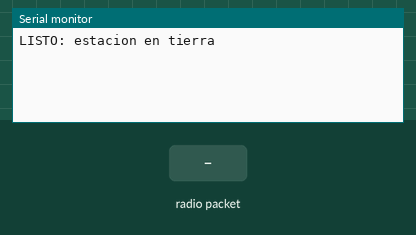
Recording of a sketch running on a simulated ESP32. Parts: the last lines printed to the serial monitor. The test bench sets the inputs (shaded band). No radio packets arrive unless stated.

Above: at 1.2 s.
1.3 s: radio packet "1" arrives
At 2.4 s:
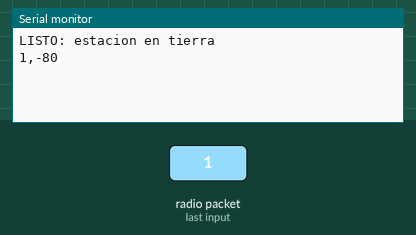
2.8 s: radio packet "0" arrives
At 3.5 s:
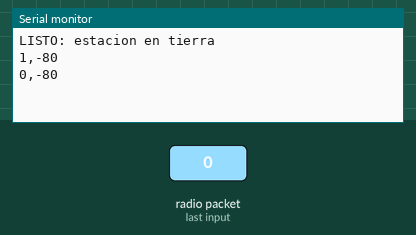

The sketch:

ground.ino
```cpp
/*
 * Estacion en tierra: ESP32 + LoRa conectado por USB a la PC.
 *   LoRa -> PC : imprime cada paquete recibido + ",rssi" (una linea)
 *   PC -> LoRa : cada linea que llegue por serial (DEPLOY, LOCK, TARE) se transmite al CanSat
 */
#include <SPI.h>
#include <LoRa.h>

#define LORA_SCK   5
#define LORA_MISO  19
#define LORA_MOSI  27
#define LORA_SS    18
#define LORA_RST   14
#define LORA_DIO0  26
#define LORA_FREQ  915E6
#define LORA_SF    7
#define LORA_BW    250E3
#define LORA_SYNC  0x42

void setup() {
  Serial.begin(115200);
  SPI.begin(LORA_SCK, LORA_MISO, LORA_MOSI, LORA_SS);
  LoRa.setPins(LORA_SS, LORA_RST, LORA_DIO0);
  if (!LoRa.begin(LORA_FREQ)) { Serial.println("ERROR: LoRa no inicio"); while (true) delay(1000); }
  LoRa.setSpreadingFactor(LORA_SF);
  LoRa.setSignalBandwidth(LORA_BW);
  LoRa.setSyncWord(LORA_SYNC);
  LoRa.enableCrc();
  LoRa.receive();
  Serial.println("LISTO: estacion en tierra");
}

void loop() {
  if (LoRa.parsePacket()) {
    String msg = "";
    while (LoRa.available()) msg += (char)LoRa.read();
    msg.trim();
    Serial.print(msg);
    Serial.print(",");
    Serial.println(LoRa.packetRssi());
  }

  if (Serial.available()) {
    String cmd = Serial.readStringUntil('\n');
    cmd.trim();
    if (cmd.length()) {
      LoRa.beginPacket();
      LoRa.print(cmd);
      LoRa.endPacket();      // bloqueante: son mensajes cortos
      LoRa.receive();
    }
  }
}
```

Measured:
- after the input at 1.3 s, the serial monitor: prints a new line at once (image 1)
- after the input at 2.8 s, the serial monitor: prints a new line at once (image 2)
